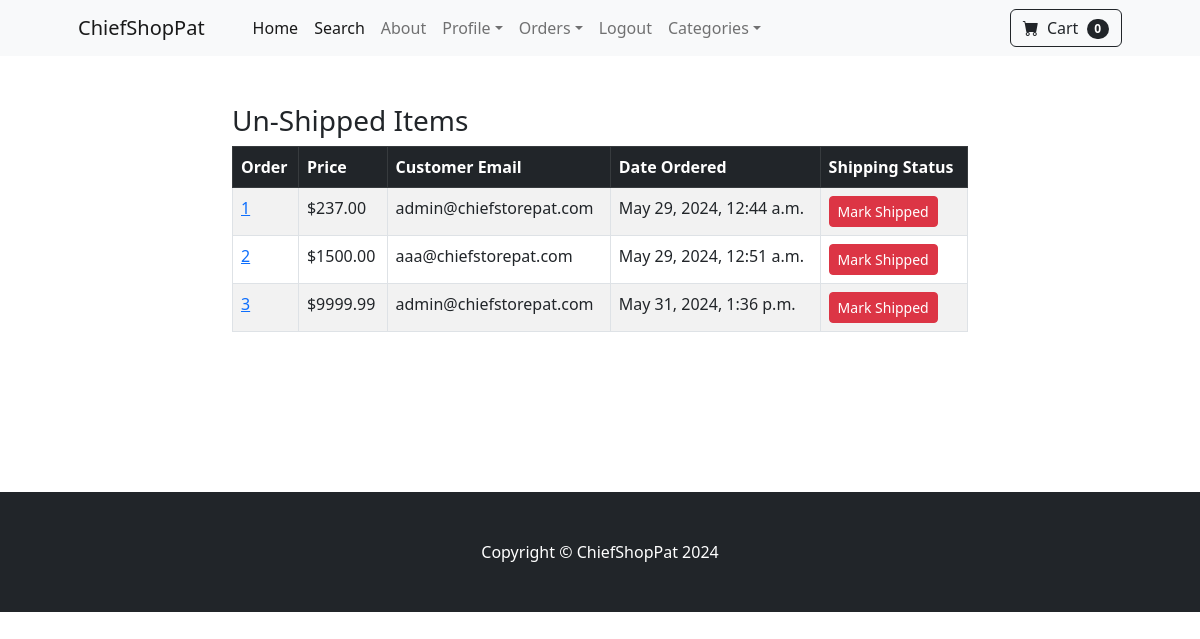
/payment/not_shipped_dash (signed in), run on an earlier commit of the app's database.
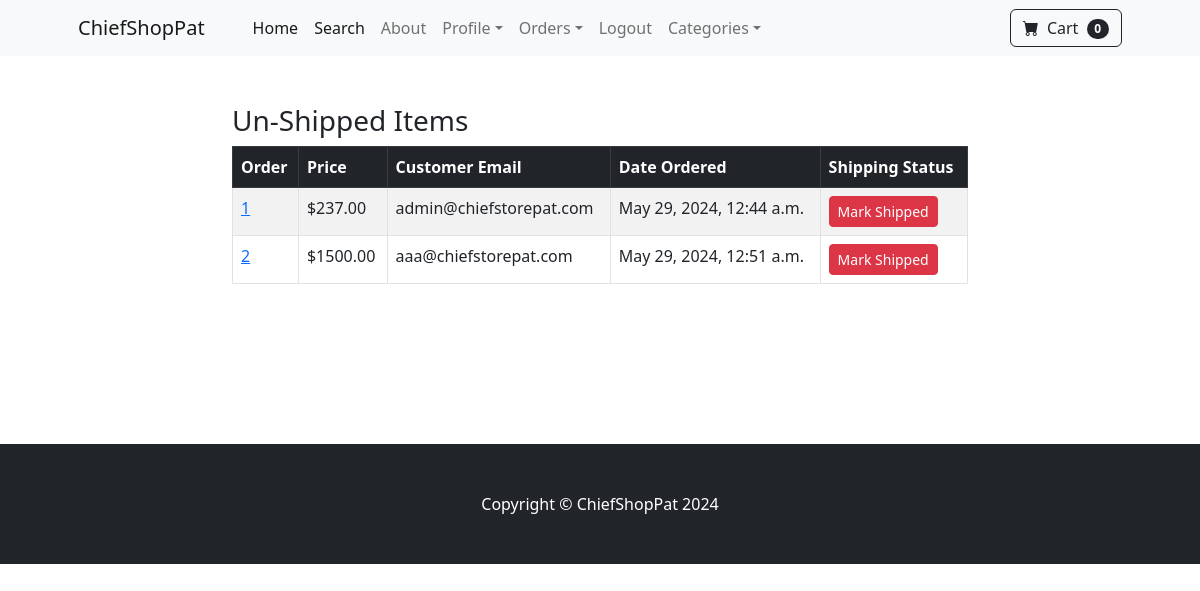
And on a later commit of the database.
### payment/models.py (models this page shows, shortened)
class Order(models.Model):
	user = models.ForeignKey(User, on_delete=models.CASCADE, null=True, blank=True)
	full_name = models.CharField(max_length=250)
	email = models.EmailField(max_length=250)
	shipping_address = models.TextField(max_length=15000)
	amount_paid = models.DecimalField(max_digits=7, decimal_places=2)
	date_ordered = models.DateTimeField(auto_now_add=True)
	shipped = models.BooleanField(default=False)
	date_shipped = models.DateTimeField(blank=True, null=True)

### payment/views.py (the view, shortened to what this page needs)
# urls.py: path('not_shipped_dash', views.not_shipped_dash, name='not_shipped_dash'),
def not_shipped_dash(request):
    if request.user.is_authenticated and request.user.is_superuser:
        orders = Order.objects.filter(shipped=False)
        return render(request, "payment/not_shipped_dash.html", {"orders":orders})
    else:
        messages.success(request, "Access Denied")
        return redirect('home')

### cart/cart.py (called while the page is built)
    def __len__(self):
        return len(self.cart)

### cart/context_processors.py (called while the page is built)
def cart(request):
    return {'cart': Cart(request)}

### payment/templates/payment/not_shipped_dash.html (shortened to what this page needs)
{% extends 'base.html' %} {% block content %}
<div class="container my-5">
    <div class="row justify-content-center">
        <div class="col-8">
            <h3>Un-Shipped Items</h3>
            <table class="table table-striped table-hover table-bordered">
                <thead class="table-dark">
                    <tr>
                        <th scope="col">Order</th>
                        <th scope="col">Price</th>
                        <th scope="col">Customer Email</th>
                        <th scope="col">Date Ordered</th>
                        <th scope="col">Shipping Status</th>
                    </tr>
                </thead>
                <tbody>
                    {% for item in orders %}
                    <tr>
                        <td>
                            <a href="{% url 'orders' item.id %}">{{ item.id }}</a>
                        </td>
                        <td>${{ item.amount_paid }}</td>
                        <td>{{ item.email }}</td>
                        <td>{{ item.date_ordered }}</td>
                        <td>
                            <form method="POST">
                                <button
                                    type="Submit"
                                    class="btn btn-danger btn-sm">
                                    Mark Shipped
                                </button>
                            </form>
                        </td>
                    </tr>
                    {% endfor %}
                </tbody>
            </table>
            <br /><br />
            <br /><br />
        </div>
    </div>
</div>
{% endblock %}

What changed in the data, as far as the page shows it:
no longer on this page (row edited): Order: id "3", amount_paid "9999.99", email "admin@chiefstorepat.com", date_ordered "May 31, 2024, 1:36 p.m."
